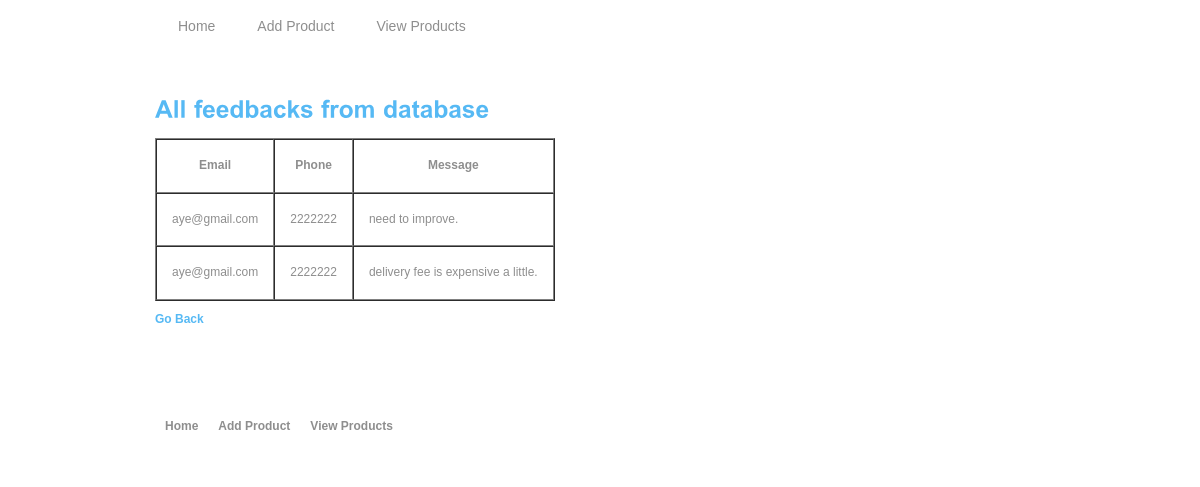
The app's page /admin/feedback.php with its own data.
### tables this page shows
CREATE TABLE IF NOT EXISTS `feedback` (
  `email` varchar(50) NOT NULL,
  `phone` varchar(20) NOT NULL,
  `feedback` varchar(200) NOT NULL
);

### admin/feedback.php (the view, shortened to what this page needs)
<!DOCTYPE html PUBLIC "-//W3C//DTD XHTML 1.0 Transitional//EN" "http://www.w3.org/TR/xhtml1/DTD/xhtml1-transitional.dtd">
<html xmlns="http://www.w3.org/1999/xhtml">
<head>
<link href="adminstyle.css" rel="stylesheet" type="text/css" />
</head>
<body>
<div class="main">
  <div class="header">
    <div class="header_resize">
      <div class="menu_nav">
        <ul>
          <li><a href="home.php"><span><span>Home</span></span></a></li>
          <li><a href="insert_product.php"><span><span>Add Product</span></span></a></li>
          <li><a href="view_product.php"><span><span>View Products</span></span></a></li>
        </ul>
      </div>
    </div>
  </div>
  <div class="content">
    <div class="content_resize">
      <div class="mainbar">
        <div class="article">
          <h2>All feedbacks from database</h2>
		  <?php
				include("dbconnect.php");
				$view = "SELECT * FROM feedback";
				$result = mysqli_query($con, $view);
				echo "<table border='1' cellspacing='0' cellpadding='15px'>";
				echo "<tr>
						  <th>Email</th>
					  	  <th>Phone</th>
					  	  <th>Message</th>
					  </tr>
					 ";
				while(list($eadd, $ph, $msg) = mysqli_fetch_array($result))
				{
					echo "<tr>";
					echo "<td>". $eadd ."</td>";
					echo "<td>". $ph ."</td>";
					echo "<td>". $msg ."</td>";
					echo "</tr>";
				}
				echo "</table>";
		  ?>
			<p><a href="home.php">Go Back</a></p>
        </div>
      </div>
    </div>
  </div>
  <div class="footer">
    <div class="footer_resize">
      <ul class="fmenu">
        <li><a href="home.php">Home</a></li>
        <li><a href="insert_product.php">Add Product</a></li>
        <li><a href="view_product.php">View Products</a></li>
      </ul>
    </div>
  </div>
</div>
</body>
</html>

### admin/adminstyle.css (style rules this page uses)
body { margin:0; padding:0; width:100%; color:#8e8e8e; font:normal 12px/1.8em Arial, Helvetica, sans-serif; }
html, .main { padding:0; margin:0; background-color:#fff; }
h2 { font:bold 24px Arial, Helvetica, sans-serif; color:#56b9f4; padding:8px 0; margin:8px 0; }
p { margin:8px 0; padding:0 0 8px 0; font:normal 12px/1.8em Arial, Helvetica, sans-serif; }
a { color:#56b9f4; text-decoration:none; font-weight:bold; }
.header, .content, .menu_nav, .fbg, .footer, form, ol, ol li, ul, .content .mainbar, .content .sidebar { margin:0; padding:0; }
.header_resize, .content_resize, .fbg_resize, .footer_resize { margin:0 auto; padding:0 40px; width:890px; }
.menu_nav { padding:0; float:left; width:auto; height:50px; }
.menu_nav ul { list-style:none; padding-top:14px; }
.menu_nav ul li { margin:0 0 0 4px; float:left; background:url(images/menu_bg.gif) no-repeat right center; }
.menu_nav ul li a { display:block; margin:0; padding:2px 0 8px 19px; color:#8e8e8e; text-decoration:none; font-size:14px; font-weight:normal; }
.menu_nav ul li a span { padding:5px 19px 12px 0; }
.menu_nav ul li a span span { padding:5px 0 12px; }
.content_resize { padding:32px 0 24px 40px; width:930px; background-color:#fff; }
.content .mainbar { float:left; width:630px; }
.content .mainbar .article, .content .sidebar .gadget { margin:0; padding:0 0 16px 0; }
.footer { padding:28px 0 20px; }
ul.fmenu { margin:0; padding:2px 0; list-style:none; float:left; width:auto; }
ul.fmenu li { margin:0; padding:0 4px; float:left; }
ul.fmenu li a { text-decoration:none; padding:2px 6px; color:#8e8e8e; }

### records on screen
feedback: email "aye@gmail.com", phone "2222222", feedback "need to improve."
feedback: email "aye@gmail.com", phone "2222222", feedback "delivery fee is expensive a little."
